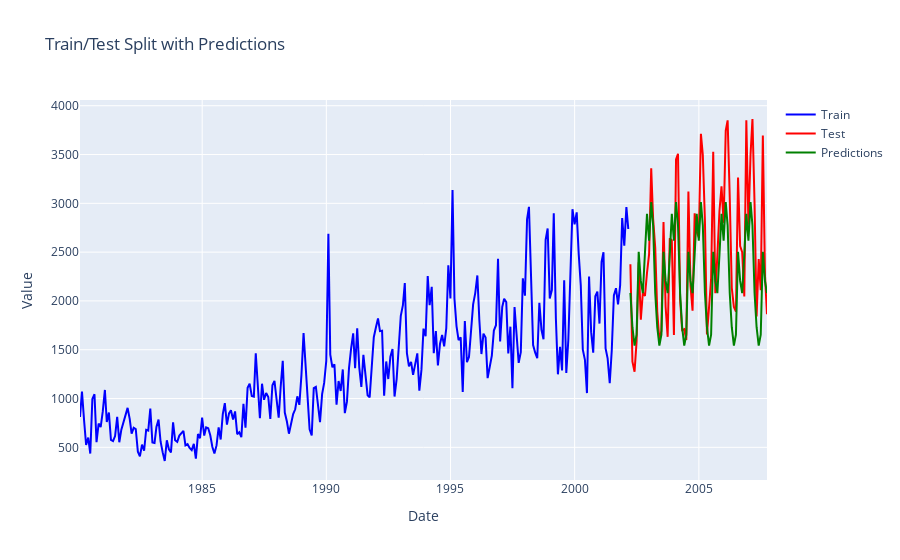

Notebook cell for this chart:
### Code cell
predictions = pd.DataFrame({"date": forecast_df.index, "value": forecast_df["forecast"]})
fig = go.Figure()
fig.add_trace(
    go.Scatter(x=random_train_df["timestamp"], y=random_train_df["target"], name="Train", line=dict(color="blue"))
)
fig.add_trace(
    go.Scatter(x=random_test_df["timestamp"], y=random_test_df["target"], name="Test", line=dict(color="red"))
)
fig.add_trace(
    go.Scatter(
        x=predictions["date"], y=predictions["value"], name="Predictions", line=dict(color="green")
    )
)
fig.update_layout(
    title="Train/Test Split with Predictions", xaxis_title="Date", yaxis_title="Value"
)
fig.show()
